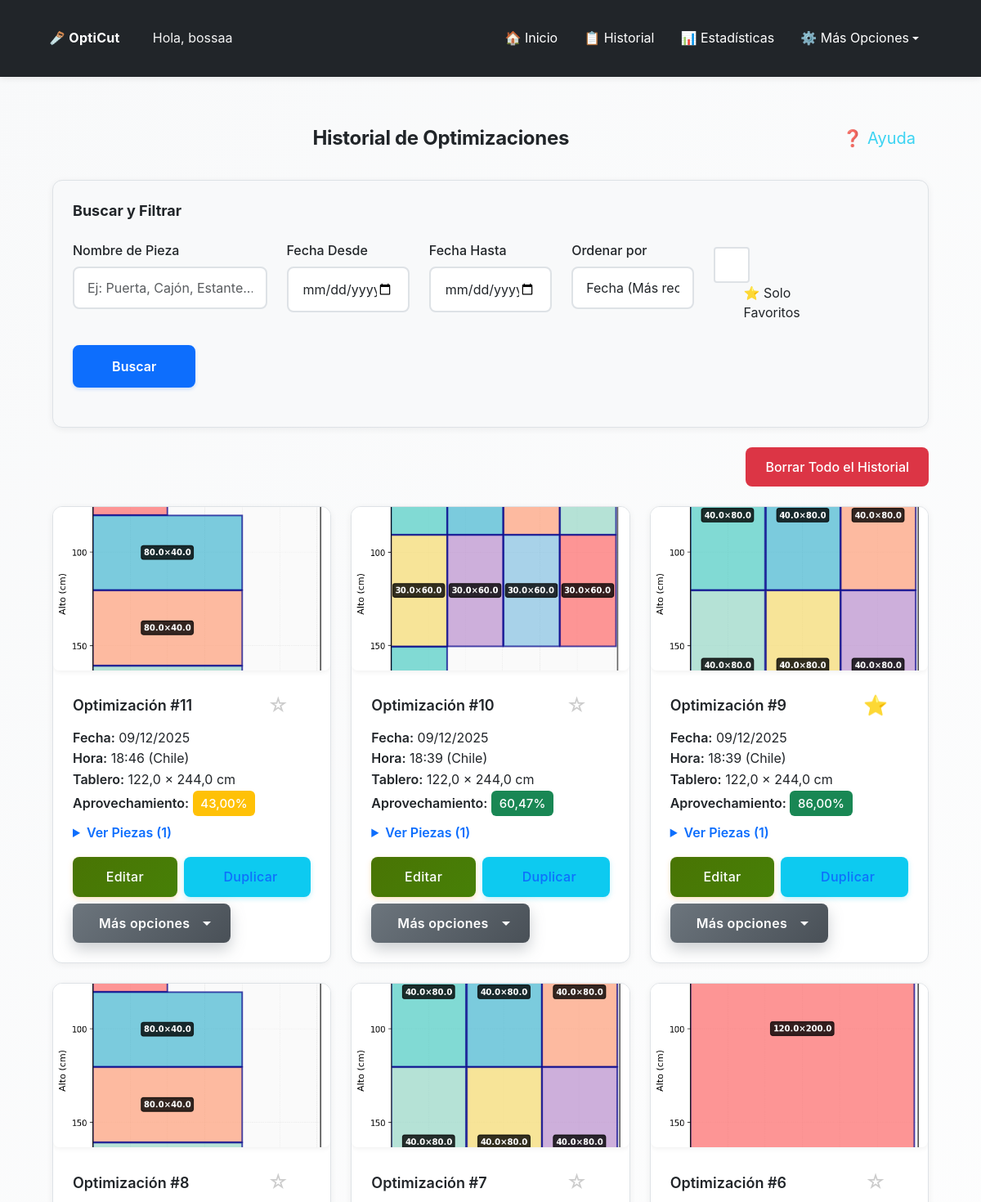
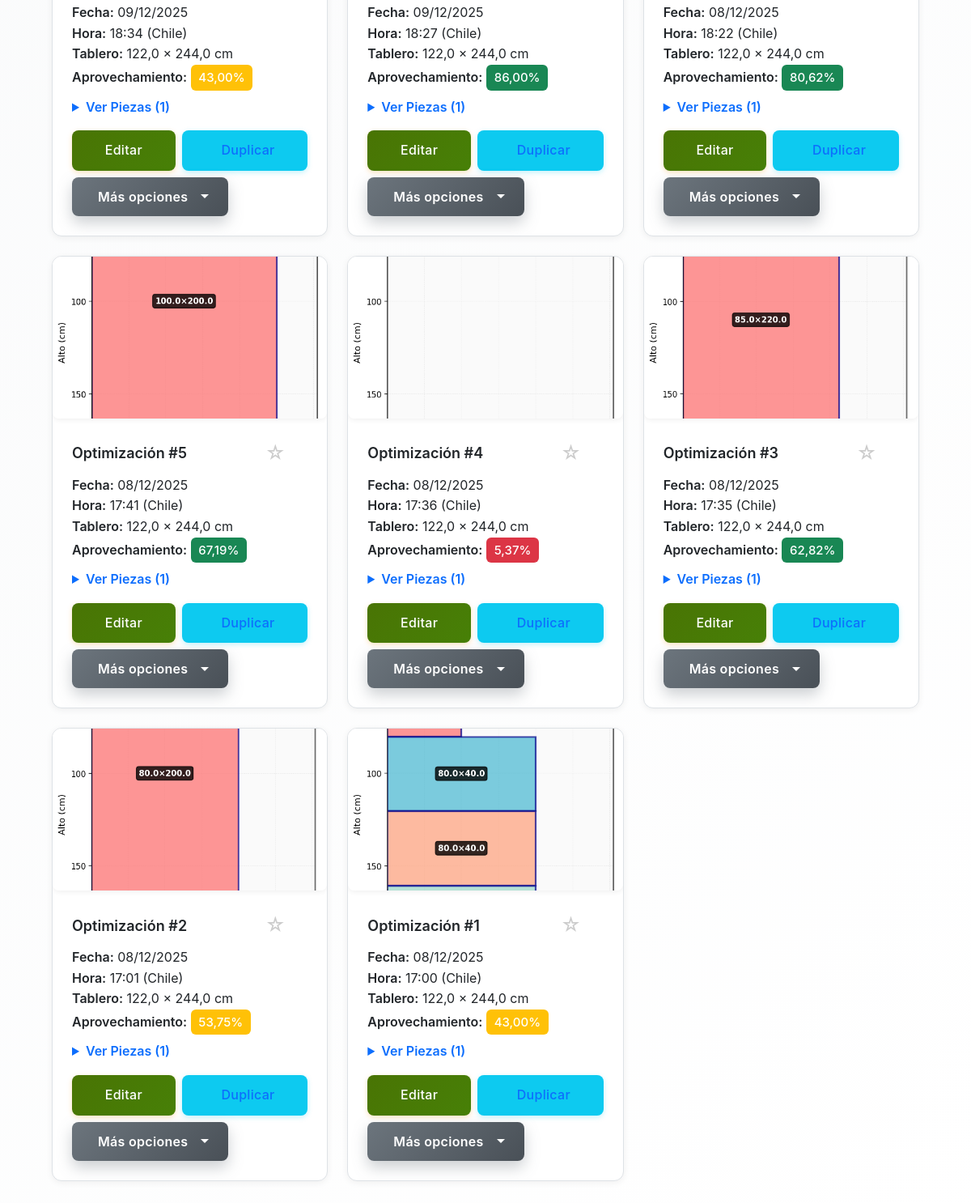
The page /opticut/historial/ (signed in) on the database as committed earlier (2 pictures, top to bottom).
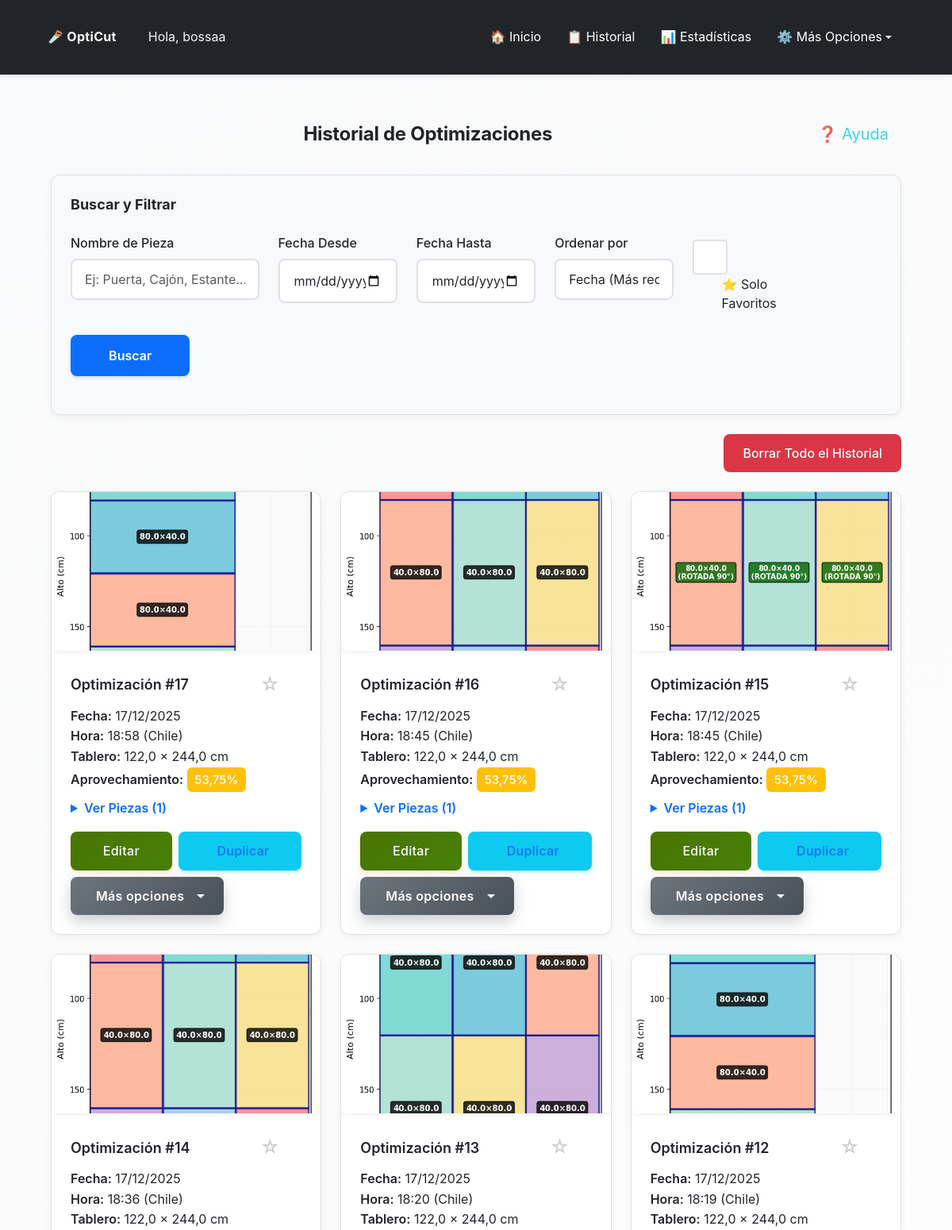
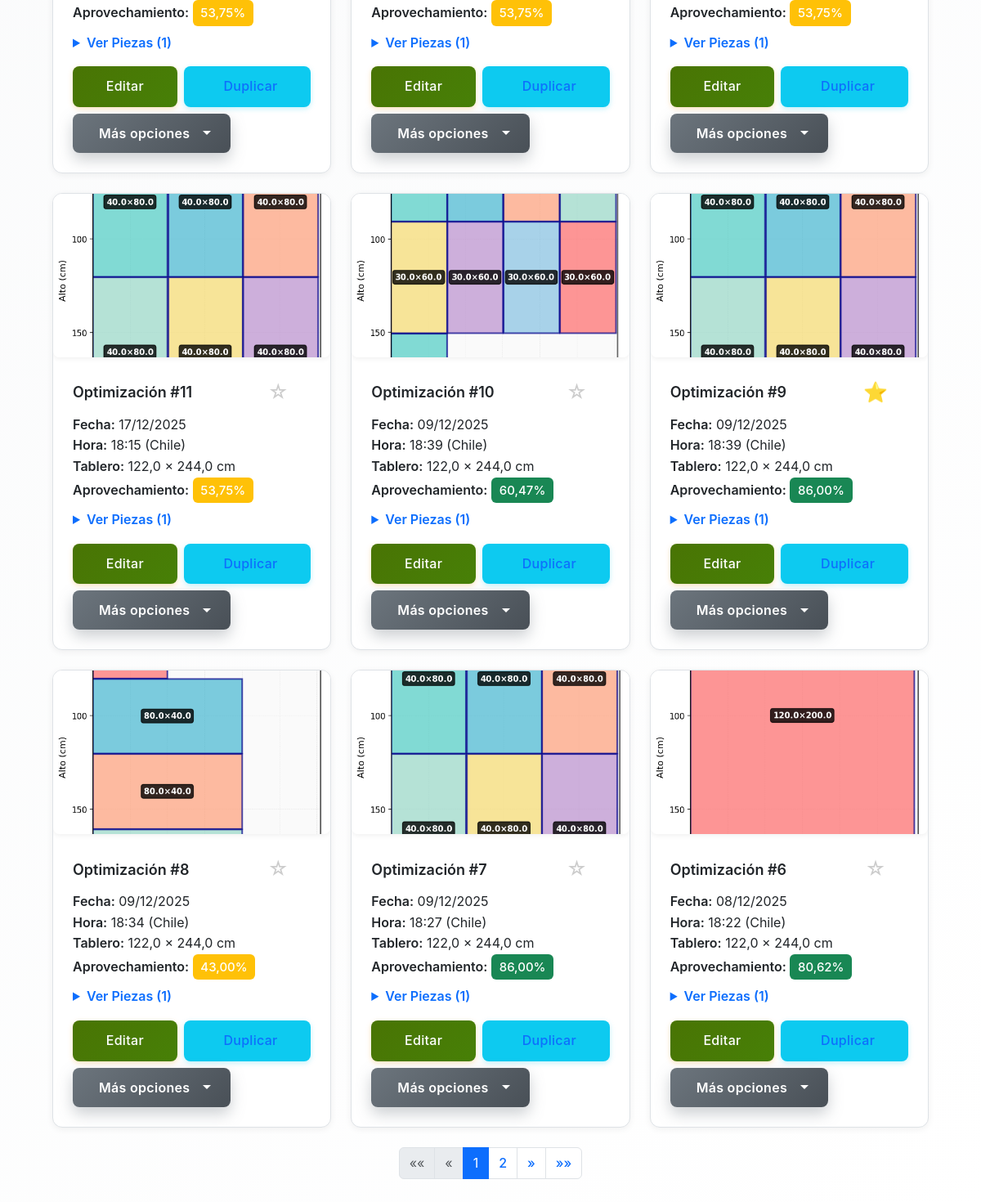
The same page on the database as committed later (2 pictures, top to bottom).
### opticut/models.py (models this page shows, shortened)
class Optimizacion(models.Model):
    UNIDADES_CHOICES = [
        ('cm', 'Centímetros (cm)'),
        ('m', 'Metros (m)'),
        ('in', 'Pulgadas (in)'),
        ('ft', 'Pies (ft)'),
    ]
    usuario = models.ForeignKey(User, on_delete=models.CASCADE)
    fecha = models.DateTimeField(auto_now_add=True)
    ancho_tablero = models.FloatField()  # Siempre guardado en cm (permite decimales)
    alto_tablero = models.FloatField()  # Siempre guardado en cm (permite decimales)
    unidad_medida = models.CharField(max_length=2, choices=UNIDADES_CHOICES, default='cm',
                                     help_text="Unidad de medida usada por el usuario")
    piezas = models.TextField(help_text="Listado de piezas en formato ancho,alto,cantidad")
    imagen = models.ImageField(upload_to='optimizaciones/', null=True, blank=True)
    pdf = models.FileField(upload_to='pdfs/', null=True, blank=True)
    aprovechamiento_total = models.FloatField(default=0)
    favorito = models.BooleanField(default=False)
    permitir_rotacion = models.BooleanField(default=True, help_text="Permitir rotación automática de piezas 90°")
    margen_corte = models.FloatField(default=0.3, help_text="Margen de corte (kerf) en cm (guardado internamente). El valor se ingresa en mm.")
    material = models.ForeignKey(
        Material,
        on_delete=models.SET_NULL,
        null=True,
        blank=True,
        help_text="Material/tablero utilizado (opcional)"
    )
    precio_tablero = models.DecimalField(
        max_digits=10,
        decimal_places=2,
        null=True,
        blank=True,
        help_text="Precio por tablero usado en esta optimización"
    )
    mano_obra = models.DecimalField(
        max_digits=10,
        decimal_places=2,
        default=Decimal('0.00'),
        help_text="Costo de mano de obra (opcional)"
    )
    num_tableros = models.IntegerField(
        default=0,
        help_text="Número de tableros utilizados (calculado automáticamente)"
    )
    cliente = models.ForeignKey(
        'Cliente',
        on_delete=models.SET_NULL,
        null=True,
        blank=True,
        help_text="Cliente asociado a esta optimización (opcional)"
    )
    proyecto = models.ForeignKey(
        'Proyecto',
        on_delete=models.SET_NULL,
        null=True,
        blank=True,
        help_text="Proyecto al que pertenece esta optimización (opcional)"
    )

### opticut/views.py (the view, shortened to what this page needs)
# urls.py: path('historial/', views.historial, name='historial'),
@login_required
def historial(request):
    todas_optimizaciones = Optimizacion.objects.filter(usuario=request.user)
    total_absoluto = todas_optimizaciones.count()
    ordenar_por = request.GET.get('ordenar_por', 'fecha_desc')
    if ordenar_por == 'fecha_desc':
        todas_optimizaciones = todas_optimizaciones.order_by('-fecha')
    elif ordenar_por == 'fecha_asc':
        todas_optimizaciones = todas_optimizaciones.order_by('fecha')
    elif ordenar_por == 'aprovechamiento_desc':
        todas_optimizaciones = todas_optimizaciones.order_by('-aprovechamiento_total')
    elif ordenar_por == 'aprovechamiento_asc':
        todas_optimizaciones = todas_optimizaciones.order_by('aprovechamiento_total')
    else:
        todas_optimizaciones = todas_optimizaciones.order_by('-fecha')
    es_descendente = ordenar_por in ['fecha_desc', 'aprovechamiento_desc']
    numeros_absolutos = {}
    for idx, opt in enumerate(todas_optimizaciones, start=1):
        if es_descendente:
            numeros_absolutos[opt.id] = total_absoluto - idx + 1
        else:
            numeros_absolutos[opt.id] = idx
    optimizaciones = todas_optimizaciones
    solo_favoritos = request.GET.get('solo_favoritos', '').strip()
    if solo_favoritos == 'true':
        optimizaciones = optimizaciones.filter(favorito=True)
    nombre_pieza = request.GET.get('nombre_pieza', '').strip()
    if nombre_pieza:
        optimizaciones = optimizaciones.filter(piezas__icontains=nombre_pieza)
    fecha_desde = request.GET.get('fecha_desde', '').strip()
    fecha_hasta = request.GET.get('fecha_hasta', '').strip()
    from django.core.paginator import Paginator, EmptyPage, PageNotAnInteger
    page = request.GET.get('page', 1)
    paginator = Paginator(optimizaciones, 12)  # 12 optimizaciones por página
    try:
        optimizaciones_page = paginator.page(page)
    except PageNotAnInteger:
        optimizaciones_page = paginator.page(1)
    except EmptyPage:
        optimizaciones_page = paginator.page(paginator.num_pages)
    optimizaciones_con_piezas = []
    for opt in optimizaciones_page:
        numero_mostrado = numeros_absolutos.get(opt.id, 0)
        piezas_procesadas = []
        for linea in opt.piezas.splitlines():
            if linea.strip():
                partes = linea.split(',')
                if len(partes) == 4:
                    piezas_procesadas.append({
                        'nombre': partes[0].strip(),
                        'ancho': partes[1].strip(),
                        'alto': partes[2].strip(),
                        'cantidad': partes[3].strip()
                    })
        unidad_opt = getattr(opt, 'unidad_medida', 'cm') or 'cm'
        ancho_mostrar = round(convertir_desde_cm(opt.ancho_tablero, unidad_opt), 2)
        alto_mostrar = round(convertir_desde_cm(opt.alto_tablero, unidad_opt), 2)
        optimizaciones_con_piezas.append({
            'optimizacion': opt,
            'piezas': piezas_procesadas,
            'numero': numero_mostrado,
            'ancho_mostrar': ancho_mostrar,
            'alto_mostrar': alto_mostrar,
            'unidad_medida': unidad_opt,
        })
    return render(request, 'opticut/historial.html', {
        'optimizaciones_con_piezas': optimizaciones_con_piezas,
        'nombre_pieza': nombre_pieza,
        'fecha_desde': fecha_desde,
        'fecha_hasta': fecha_hasta,
        'ordenar_por': ordenar_por,
        'solo_favoritos': solo_favoritos,
        'total_sin_filtro': total_absoluto,
        'page_obj': optimizaciones_page,
        'paginator': paginator,
    })

### opticut/context_processors.py (called while the page is built)
def tutorial_context(request):
    if request.user.is_authenticated:
        tiene_optimizaciones = Optimizacion.objects.filter(usuario=request.user).exists()
        return {
            'tiene_optimizaciones': tiene_optimizaciones
        }
    return {
        'tiene_optimizaciones': False
    }

### opticut/utils.py (called while the page is built)
def convertir_desde_cm(valor_cm, unidad_destino):
    if unidad_destino == 'pulgadas':
        unidad_destino = 'in'
    conversiones = {
        'cm': 1.0,           # 1 cm = 1 cm
        'm': 0.01,           # 1 cm = 0.01 m
        'mm': 10.0,          # 1 cm = 10 mm
        'in': 1/2.54,        # 1 cm = 1/2.54 pulgadas
        'ft': 1/30.48,       # 1 cm = 1/30.48 pies
    }
    factor = conversiones.get(unidad_destino, 1.0)
    return round(valor_cm * factor, 2)

### usuarios/models.py (called while the page is built)
    def get_timeout_segundos_str(self):
        if self.timeout_sesion is None:
            return '1800'  # 30 minutos por defecto
        if self.timeout_sesion == 0:
            return '0'  # Desactivado
        return str(self.timeout_sesion * 60)

### opticut/templates/opticut/historial.html (shortened to what the changed rows need)
{% extends 'opticut/base.html' %}
{% load static %}
{% block extra_css %}
<link rel="stylesheet" href="{% static 'opticut/css/historial.css' %}">
{% endblock %}
{% block content %}
<div class="container mt-4">
  <div class="d-flex justify-content-between align-items-center mb-4 fade-in">
    <h2 class="text-center mb-0 flex-grow-1">Historial de Optimizaciones </h2>
  </div>
  {% if optimizaciones_con_piezas %}
    <div class="row">
      {% for item in optimizaciones_con_piezas %}
        {% with optimizacion=item.optimizacion piezas=item.piezas %}
        <div class="col-md-6 col-lg-4 mb-4 fade-in">
          <div class="optimizacion-card">
            {% if optimizacion.imagen %}
              <div class="chart-container chart-container-clickable"
                   onclick="abrirModalImagen('{{ optimizacion.imagen.url }}', {{ optimizacion.id }})">
                <img src="{{ optimizacion.imagen.url }}"
                     class="card-img-top chart-thumbnail"
                     alt="Optimización #{{ optimizacion.id }}">
              </div>
            {% endif %}
            <div class="card-body">
              <div class="d-flex justify-content-between align-items-center mb-2">
                <h5 class="card-title mb-0">Optimización #{{ item.numero }}</h5>
                <button type="button"
                        class="btn btn-sm p-0 border-0 bg-transparent favorito-btn align-self-center"
                        data-optimizacion-id="{{ optimizacion.id }}"
                        data-favorito-url="{% url 'opticut:toggle_favorito' optimizacion.id %}"
                        data-favorito="{{ optimizacion.favorito|yesno:'true,false' }}"
                        title="{% if optimizacion.favorito %}Quitar de favoritos{% else %}Marcar como favorito{% endif %}"
                        class="favorito-btn-inline">
                  {% if optimizacion.favorito %}
                    <span class="favorito-icon favorito-icon-active">⭐</span>
                  {% else %}
                    <span class="favorito-icon favorito-icon-inactive">☆</span>
                  {% endif %}
                </button>
              </div>
              <p class="card-text">
                <strong>Fecha:</strong> {{ optimizacion.fecha|date:"d/m/Y" }}<br>
                <strong>Hora:</strong> {{ optimizacion.fecha|date:"H:i" }} (Chile)<br>
                <strong>Tablero:</strong> {{ item.ancho_mostrar }} × {{ item.alto_mostrar }} {{ item.unidad_medida }}<br>
                <strong>Aprovechamiento:</strong>
                <span class="badge
                     {% if optimizacion.aprovechamiento_total < 30 %}bg-danger
                     {% elif optimizacion.aprovechamiento_total < 60 %}bg-warning
                     {% else %}bg-success{% endif %}">
                  {{ optimizacion.aprovechamiento_total|floatformat:2 }}%
                </span>
              </p>
              {% if piezas %}
              <details class="mb-2">
                <summary class="piezas-summary">
                  Ver Piezas ({{ piezas|length }})
                </summary>
              </details>
              {% endif %}
              <div class="action-buttons mt-3 d-flex gap-2 align-items-center">
                <a href="{% url 'opticut:editar_optimizacion' optimizacion.id %}"
                   class="btn-action btn-edit flex-fill"
                   title="Editar esta optimización">
                   Editar
                </a>
                <a href="{% url 'opticut:duplicar_optimizacion' optimizacion.id %}?ordenar_por={{ ordenar_por }}"
                   class="btn-action btn-duplicar flex-fill"
                   title="Duplicar esta optimización">
                   Duplicar
                </a>
                <div class="dropdown">
                  <button class="btn btn-action btn-mas-opciones flex-fill"
                          type="button"
                          id="dropdownMenuButton{{ optimizacion.id }}"
                          data-bs-toggle="dropdown"
                          aria-expanded="false"
                          title="Más opciones">
                     Más opciones
                  </button>
                </div>
              </div>
            </div>
          </div>
        </div>
        {% endwith %}
      {% endfor %}
    </div>
    {% if paginator.num_pages > 1 %}
    <nav aria-label="Paginación de historial">
      <ul class="pagination justify-content-center">
        {% if page_obj.has_previous %}
          <li class="page-item">
            <a class="page-link" href="?page=1{% if nombre_pieza %}&nombre_pieza={{ nombre_pieza }}{% endif %}{% if fecha_desde %}&fecha_desde={{ fecha_desde }}{% endif %}{% if fecha_hasta %}&fecha_hasta={{ fecha_hasta }}{% endif %}{% if ordenar_por %}&ordenar_por={{ ordenar_por }}{% endif %}{% if solo_favoritos == 'true' %}&solo_favoritos=true{% endif %}" aria-label="Primera">
              <span aria-hidden="true">&laquo;&laquo;</span>
            </a>
          </li>
          <li class="page-item">
            <a class="page-link" href="?page={{ page_obj.previous_page_number }}{% if nombre_pieza %}&nombre_pieza={{ nombre_pieza }}{% endif %}{% if fecha_desde %}&fecha_desde={{ fecha_desde }}{% endif %}{% if fecha_hasta %}&fecha_hasta={{ fecha_hasta }}{% endif %}{% if ordenar_por %}&ordenar_por={{ ordenar_por }}{% endif %}{% if solo_favoritos == 'true' %}&solo_favoritos=true{% endif %}" aria-label="Anterior">
              <span aria-hidden="true">&laquo;</span>
            </a>
          </li>
        {% else %}
          <li class="page-item disabled"><span class="page-link">&laquo;&laquo;</span></li>
          <li class="page-item disabled"><span class="page-link">&laquo;</span></li>
        {% endif %}
        {% for num in paginator.page_range %}
          {% if page_obj.number == num %}
            <li class="page-item active"><span class="page-link">{{ num }}</span></li>
          {% elif num > page_obj.number|add:'-3' and num < page_obj.number|add:'3' %}
            <li class="page-item"><a class="page-link" href="?page={{ num }}{% if ordenar_por %}&ordenar_por={{ ordenar_por }}{% endif %}">{{ num }}</a></li>
          {% endif %}
        {% endfor %}
        {% if page_obj.has_next %}
          <li class="page-item">
            <a class="page-link" href="?page={{ page_obj.next_page_number }}{% if ordenar_por %}&ordenar_por={{ ordenar_por }}{% endif %}" aria-label="Siguiente">
              <span aria-hidden="true">&raquo;</span>
            </a>
          </li>
          <li class="page-item">
            <a class="page-link" href="?page={{ paginator.num_pages }}{% if ordenar_por %}&ordenar_por={{ ordenar_por }}{% endif %}" aria-label="Última">
              <span aria-hidden="true">&raquo;&raquo;</span>
            </a>
          </li>
        {% else %}
          <li class="page-item disabled"><span class="page-link">&raquo;</span></li>
          <li class="page-item disabled"><span class="page-link">&raquo;&raquo;</span></li>
        {% endif %}
      </ul>
    </nav>
    {% endif %}
  {% endif %}
</div>
{% endblock %}

Rows that differ between the two databases and show on the page:
removed Optimizacion: optimizacion.imagen (picture), numero "11", optimizacion.fecha "09/12/2025", optimizacion.fecha "18:46", ancho_mostrar "122,0", alto_mostrar "244,0", unidad_medida "cm", optimizacion.aprovechamiento_total "43,00", piezas|length "1"
no longer on this page (row unchanged): Optimizacion: optimizacion.imagen (picture), numero "5", optimizacion.fecha "08/12/2025", optimizacion.fecha "17:41", ancho_mostrar "122,0", alto_mostrar "244,0", unidad_medida "cm", optimizacion.aprovechamiento_total "67,19", piezas|length "1"
no longer on this page (row unchanged): Optimizacion: optimizacion.imagen (picture), numero "4", optimizacion.fecha "08/12/2025", optimizacion.fecha "17:36", ancho_mostrar "122,0", alto_mostrar "244,0", unidad_medida "cm", optimizacion.aprovechamiento_total "5,37", piezas|length "1"
no longer on this page (row unchanged): Optimizacion: optimizacion.imagen (picture), numero "3", optimizacion.fecha "08/12/2025", optimizacion.fecha "17:35", ancho_mostrar "122,0", alto_mostrar "244,0", unidad_medida "cm", optimizacion.aprovechamiento_total "62,82", piezas|length "1"
no longer on this page (row unchanged): Optimizacion: optimizacion.imagen (picture), numero "2", optimizacion.fecha "08/12/2025", optimizacion.fecha "17:01", ancho_mostrar "122,0", alto_mostrar "244,0", unidad_medida "cm", optimizacion.aprovechamiento_total "53,75", piezas|length "1"
no longer on this page (row unchanged): Optimizacion: optimizacion.imagen (picture), numero "1", optimizacion.fecha "08/12/2025", optimizacion.fecha "17:00", ancho_mostrar "122,0", alto_mostrar "244,0", unidad_medida "cm", optimizacion.aprovechamiento_total "43,00", piezas|length "1"
added Optimizacion: optimizacion.imagen (picture), numero "17", optimizacion.fecha "17/12/2025", optimizacion.fecha "18:58", ancho_mostrar "122,0", alto_mostrar "244,0", unidad_medida "cm", optimizacion.aprovechamiento_total "53,75", piezas|length "1"
added Optimizacion: optimizacion.imagen (picture), numero "16", optimizacion.fecha "17/12/2025", optimizacion.fecha "18:45", ancho_mostrar "122,0", alto_mostrar "244,0", unidad_medida "cm", optimizacion.aprovechamiento_total "53,75", piezas|length "1"
added Optimizacion: optimizacion.imagen (picture), numero "15", optimizacion.fecha "17/12/2025", optimizacion.fecha "18:45", ancho_mostrar "122,0", alto_mostrar "244,0", unidad_medida "cm", optimizacion.aprovechamiento_total "53,75", piezas|length "1"
added Optimizacion: optimizacion.imagen (picture), numero "14", optimizacion.fecha "17/12/2025", optimizacion.fecha "18:36", ancho_mostrar "122,0", alto_mostrar "244,0", unidad_medida "cm", optimizacion.aprovechamiento_total "53,75", piezas|length "1"
added Optimizacion: optimizacion.imagen (picture), numero "13", optimizacion.fecha "17/12/2025", optimizacion.fecha "18:20", ancho_mostrar "122,0", alto_mostrar "244,0", unidad_medida "cm", optimizacion.aprovechamiento_total "53,75", piezas|length "1"
added Optimizacion: optimizacion.imagen (picture), numero "12", optimizacion.fecha "17/12/2025", optimizacion.fecha "18:19", ancho_mostrar "122,0", alto_mostrar "244,0", unidad_medida "cm", optimizacion.aprovechamiento_total "53,75", piezas|length "1"
added Optimizacion: optimizacion.imagen (picture), numero "11", optimizacion.fecha "17/12/2025", optimizacion.fecha "18:15", ancho_mostrar "122,0", alto_mostrar "244,0", unidad_medida "cm", optimizacion.aprovechamiento_total "53,75", piezas|length "1"
Other text that changed with them:
new list line: "1"
new list line: "2"
